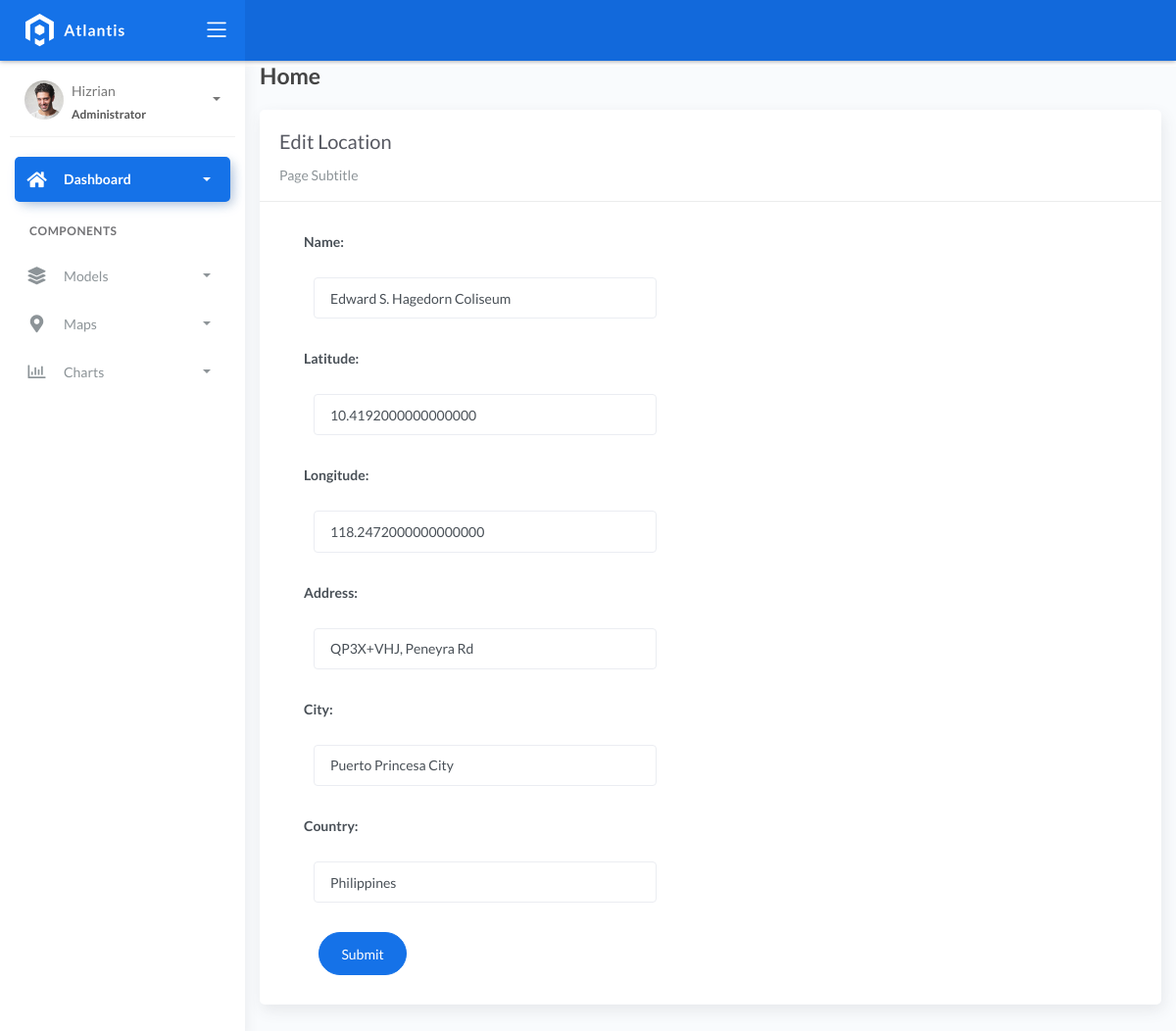
/locations/update/1/, run on an earlier commit of the app's database.
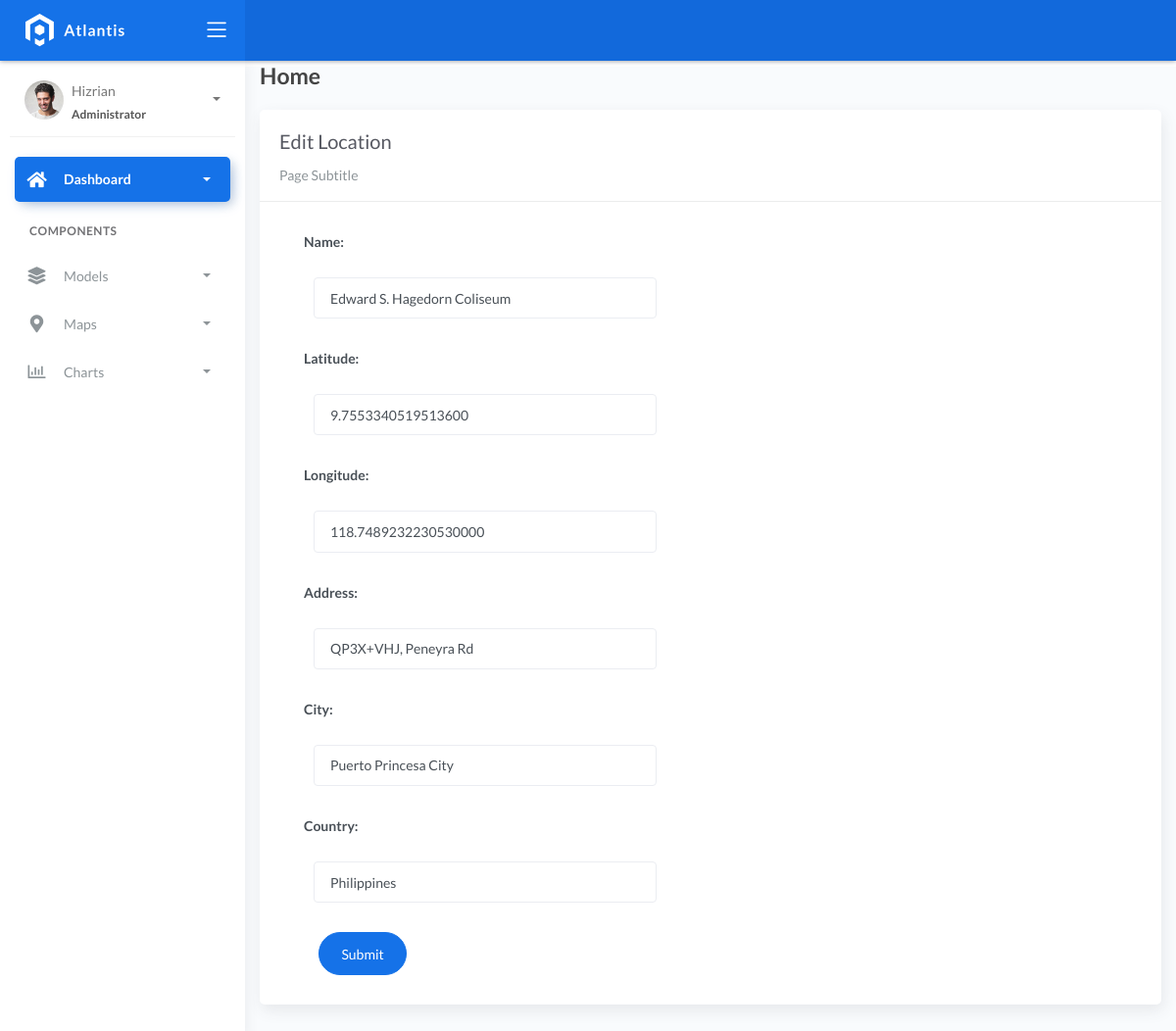
And on a later commit of the database.
### fire/models.py (models this page shows)
class BaseModel(models.Model):
    created_at = models.DateTimeField(auto_now_add=True, db_index=True)
    updated_at = models.DateTimeField(auto_now=True)
    class Meta:
        abstract = True

class Locations(BaseModel):
    name = models.CharField(max_length=150)
    latitude = models.DecimalField(
        max_digits=22, decimal_places=16, null=True, blank=True)
    longitude = models.DecimalField(
        max_digits=22, decimal_places=16, null=True, blank=True)
    address = models.CharField(max_length=150)
    city = models.CharField(max_length=150)  # can be in separate table
    country = models.CharField(max_length=150)  # can be in separate table

### fire/views.py (the view, shortened to what this page needs)
# urls.py: path('locations/update/<pk>/', views.LocationsUpdateView.as_view(), name='locations_update'),
class LocationsUpdateView(UpdateView):
    model = Locations
    form_class = LocationsForm
    template_name = "locations/update.html"
    success_url = reverse_lazy('locations_list')

### fire/forms.py
class LocationsForm(ModelForm):
    class Meta:
        model = Locations
        fields = "__all__"

### templates/locations/update.html (shortened to what this page needs)
{% extends 'base.html' %} {% load static %} {% block content %}
<div class="content">
    <div class="container-fluid">
        <h4 class="page-title">Home</h4>
        <div class="row">
            <div class="col-md-12">
                <div class="card">
                    <div class="card-header">
                        <div class="card-title">Edit Location</div>
                        <div class="card-category">Page Subtitle</div>
                    </div>
                    <div class="col-md-6">
                        <div class="card-body">
                            <form class="" action="" method="post" novalidate>
                                {% include 'includes/form.html' %}
                                <div class="form-group">
                                    <div class="col-md-12 col-sm-3">
                                        <button type="submit" class="btn btn-primary btn-rounded">Submit</button>
                                    </div>
                                </div>
                            </form>
                        </div>
                    </div>
                </div>
            </div>
        </div>
    </div>
</div>
{% endblock %}

### templates/includes/form.html (shortened to what this page needs)
{% load widget_tweaks %}
{% for field in form %}
<div class="field item form-group">
    <label>{{ field.label_tag }}</label>
    <div class="form-group">
        {% render_field field class="form-control" %}
    </div>
</div>
{% endfor %}

What changed in the data, as far as the page shows it:
changed Locations "Edward S. Hagedorn Coliseum": latitude "10.4192000000000000" → "9.7553340519513600"; longitude "118.2472000000000000" → "118.7489232230530000"
